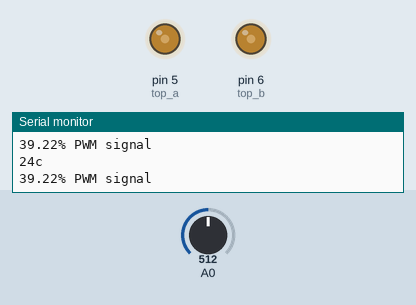
A sketch run on a simulated Arduino Uno, built with avr-gcc and run on an emulated ATmega328P. Shown: output pins drawn as LEDs (lit = HIGH), the last lines printed to the serial monitor. The inputs (shaded band) are chosen by the test bench; at power-on: A0 = 512.

Above: at 1.8 s.
1.9 s: A0 set to 716
At 2.7 s:
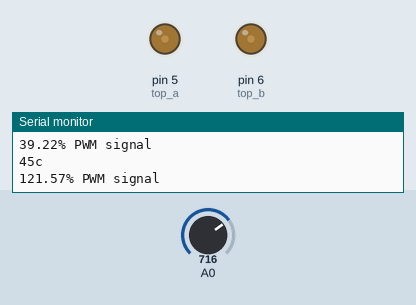
3.5 s: A0 set to 677
At 4.3 s:
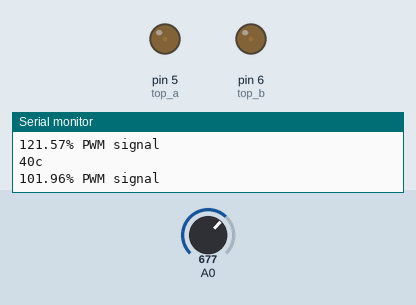
5.5 s: A0 set to 662
At 7.1 s:
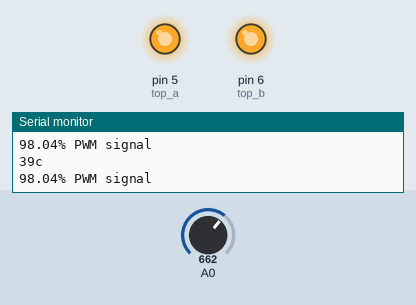
7.5 s: A0 set to 306
At 8.7 s:
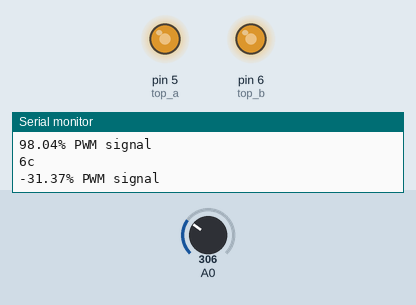
9.5 s: A0 set to 511
At 10.3 s:
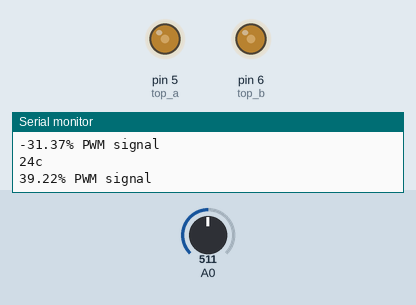
Timing chart, 0 to 12.5 s (numbered marks = the images above; inputs shaded):
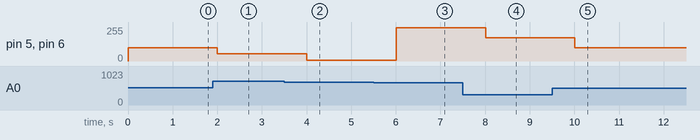

Measured:
- the behaviour switches between 669 and 668 on A0 (found by bisection; images 2 and 3)
- after the input at 1.9 s, pin 5 (top_a), pin 6 (top_b): 100/255 → 54/255 after 0.10 s
- after the input at 3.5 s, pin 5 (top_a), pin 6 (top_b): 54/255 → 4/255 after 0.51 s
- after the input at 5.5 s, pin 5 (top_a), pin 6 (top_b): 4/255 → 250/255 after 0.51 s
- after the input at 7.5 s, pin 5 (top_a), pin 6 (top_b): 250/255 → 176/255 after 0.51 s
- after the input at 9.5 s, pin 5 (top_a), pin 6 (top_b): 176/255 → 100/255 after 0.51 s

The sketch:

TempPWM.ino
```cpp
#include <math.h>

// Initial Temp
int temperature = 0;

// Initial Fan Speeds
double topSpeed = 0;

// PWM Pins
int top_a = 5;
int top_b = 6;

double Thermister(int RawADC) {
  double Temp;
  Temp = log(((10240000/RawADC) - 10000));
  Temp = 1 / (0.001129148 + (0.000234125 + (0.0000000876741 * Temp * Temp ))* Temp);

  Temp = Temp - 273.15; // Convert Kelvin to Celcius
  return Temp;
}

void setup() {
  pinMode(top_a, OUTPUT);   //PWM1
  pinMode(top_b, OUTPUT);   //PWM2
  Serial.begin(9600);
}
void loop() {
  temperature = Thermister(analogRead(0));
  Serial.print(temperature); //read pin A0
  Serial.println("c");

  topSpeed = 10 + ((temperature-15)*10);
  Serial.print((topSpeed/255)*100);
  Serial.print("% PWM signal\n");

  // Write the changes to the PWM pins
  analogWrite(top_a, topSpeed);
  analogWrite(top_b, topSpeed);

  delay(1000); //waiting a second
}
```
